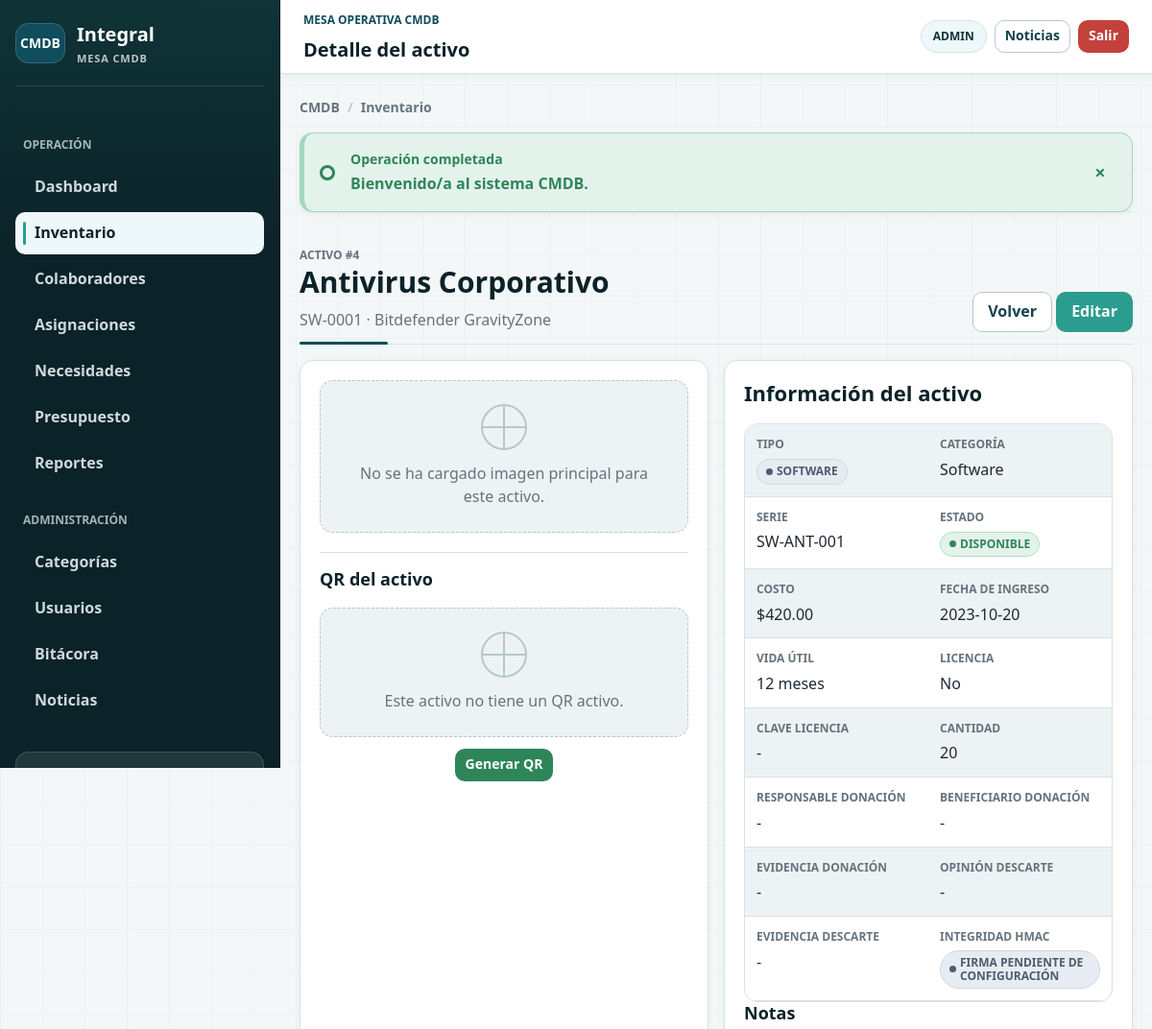
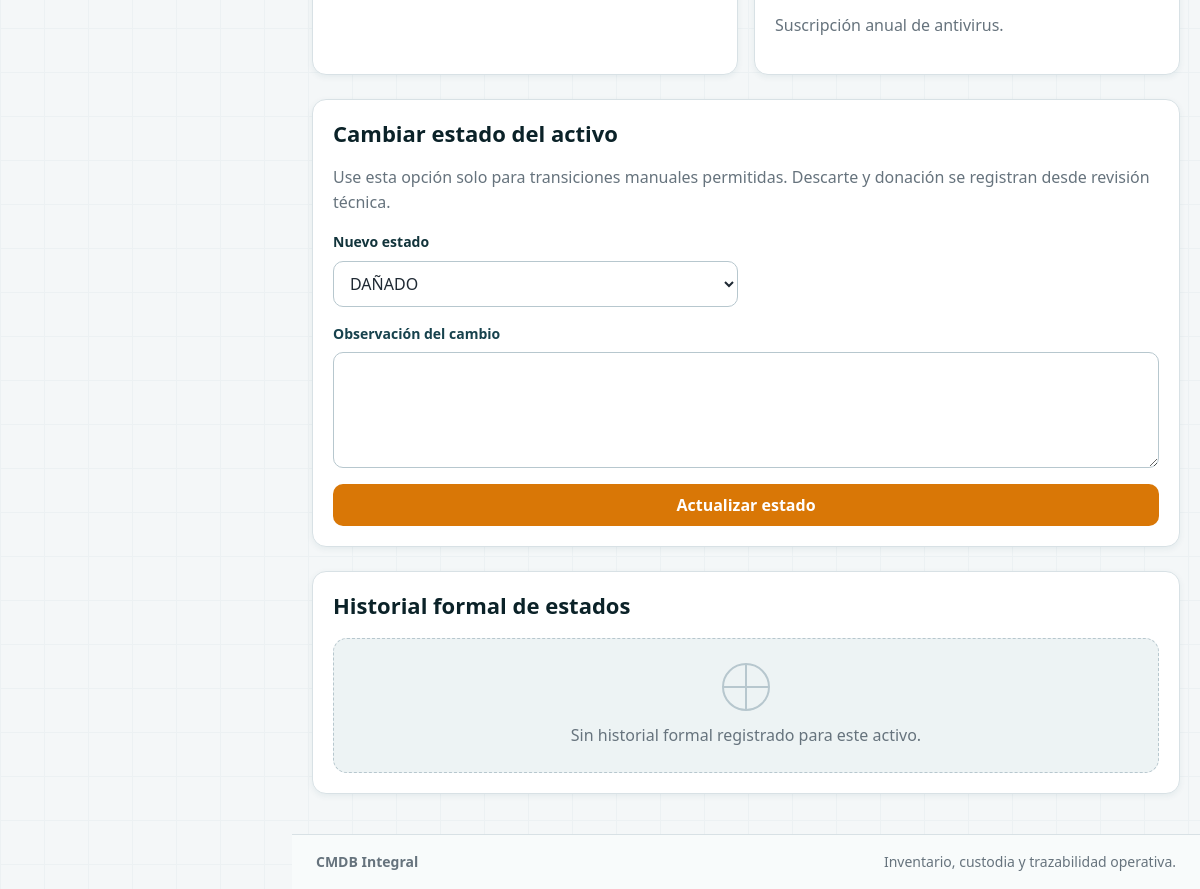
/CMDB_Semestral/public/inventory/detail?id=4 (signed in), run on the app's committed database (2 pictures, top to bottom).
### tables this page shows
CREATE TABLE `inventario` (
  `id` int UNSIGNED NOT NULL,
  `categoria_id` int UNSIGNED DEFAULT NULL,
  `codigo_activo` varchar(50) NOT NULL,
  `nombre` varchar(150) NOT NULL,
  `tipo_activo` enum('HARDWARE','SOFTWARE') NOT NULL,
  `subcategoria` varchar(100) DEFAULT NULL,
  `marca` varchar(100) DEFAULT NULL,
  `modelo` varchar(100) DEFAULT NULL,
  `serie` varchar(100) NOT NULL,
  `costo` decimal(12,2) NOT NULL DEFAULT '0.00',
  `fecha_ingreso` date NOT NULL,
  `vida_util_meses` smallint UNSIGNED NOT NULL DEFAULT '36',
  `estado` enum('DISPONIBLE','ASIGNADO','DEVOLUCION_REGISTRADA','REVISION_TECNICA','EN_REPARACION','DANADO','DESCARTE','DONADO','MANTENIMIENTO') NOT NULL DEFAULT 'DISPONIBLE',
  `imagen_principal` varchar(255) DEFAULT NULL,
  `thumbnail` varchar(255) DEFAULT NULL,
  `es_licencia` tinyint(1) NOT NULL DEFAULT '0',
  `clave_licencia` varchar(255) DEFAULT NULL,
  `clave_licencia_cifrada` longtext,
  `clave_licencia_hash` char(64) DEFAULT NULL,
  `clave_licencia_algoritmo` varchar(40) DEFAULT NULL,
  `clave_licencia_migrada_at` datetime DEFAULT NULL,
  `proveedor_licencia` varchar(160) DEFAULT NULL,
  `tipo_licencia` varchar(80) DEFAULT NULL,
  `fecha_adquisicion_licencia` date DEFAULT NULL,
  `url_licencia` varchar(255) DEFAULT NULL,
  `fecha_vencimiento_licencia` date DEFAULT NULL,
  `estado_licencia` enum('ACTIVA','INACTIVA','VENCIDA') NOT NULL DEFAULT 'ACTIVA',
  `observaciones_licencia` text,
  `cantidad` int UNSIGNED NOT NULL DEFAULT '1',
  `responsable_donacion` varchar(120) DEFAULT NULL,
  `beneficiario_donacion` varchar(160) DEFAULT NULL,
  `evidencia_donacion` varchar(255) DEFAULT NULL,
  `observacion_donacion` text,
  `fecha_donacion` date DEFAULT NULL,
  `valor_donacion` decimal(12,2) DEFAULT NULL,
  `autorizador_donacion_id` int UNSIGNED DEFAULT NULL,
  `observacion_tecnica_descarte` text,
  `evaluador_descarte_id` int UNSIGNED DEFAULT NULL,
  `responsable_descarte_id` int UNSIGNED DEFAULT NULL,
  `motivo_descarte` varchar(255) DEFAULT NULL,
  `fecha_evaluacion_descarte` date DEFAULT NULL,
  `evidencia_descarte` varchar(255) DEFAULT NULL,
  `notas` text,
  `firma_integridad` char(64) NOT NULL,
  `activo` tinyint(1) NOT NULL DEFAULT '1',
  `created_at` timestamp NOT NULL DEFAULT CURRENT_TIMESTAMP,
  `updated_at` timestamp NOT NULL DEFAULT CURRENT_TIMESTAMP ON UPDATE CURRENT_TIMESTAMP
);

CREATE TABLE `categorias` (
  `id` int UNSIGNED NOT NULL,
  `nombre` varchar(100) NOT NULL,
  `tipo` enum('HARDWARE','SOFTWARE') NOT NULL,
  `descripcion` varchar(255) DEFAULT NULL,
  `activo` tinyint(1) NOT NULL DEFAULT '1',
  `created_at` timestamp NOT NULL DEFAULT CURRENT_TIMESTAMP,
  `updated_at` timestamp NOT NULL DEFAULT CURRENT_TIMESTAMP ON UPDATE CURRENT_TIMESTAMP
);

### app/Views/inventory/detail.php (the view, shortened to what the rows shown need)
<section class="section-header">
    <div>
        <p class="eyebrow">Activo #<?= e($item['id']) ?></p>
        <h1><?= e($item['nombre']) ?></h1>
        <p><?= e($item['codigo_activo']) ?> · <?= e($item['marca']) ?> <?= e($item['modelo']) ?></p>
    </div>
</section>
<div class="grid grid-2">
    <section class="card">
        <h2>Información del activo</h2>
        <div class="detail-list">
            <div><strong>Tipo</strong><?= status_badge($item['tipo_activo']) ?></div>
            <div><strong>Categoría</strong><?= e($item['categoria_nombre'] ?? '-') ?></div>
            <div><strong>Serie</strong><?= e($item['serie']) ?></div>
            <div><strong>Estado</strong><?= status_badge($item['estado']) ?></div>
            <div><strong>Costo</strong>$<?= e(number_format((float)$item['costo'], 2)) ?></div>
            <div><strong>Fecha de ingreso</strong><?= e($item['fecha_ingreso']) ?></div>
            <div><strong>Vida útil</strong><?= e($item['vida_util_meses']) ?> meses</div>
            <div><strong>Licencia</strong><?= (int)$item['es_licencia'] ? 'Sí' : 'No' ?></div>
            <div>
                <strong>Clave licencia</strong>
                <?php if ((int) $item['es_licencia'] && ($licenseKeyMasked ?? '-') !== '-'): ?>
                    <?php if (!empty($licenseRevealed) && !empty($canRevealLicense) && !empty($licenseKeyDisplay)): ?>
                        <?= e($licenseKeyDisplay) ?>
                    <?php else: ?>
                        <?= e($licenseKeyMasked) ?>
                        <?php if (!empty($canRevealLicense)): ?>
                            <form method="post" action="<?= url('inventory/reveal-license') ?>" class="inline-form">
                                <?= csrf_field() ?>
                                <input type="hidden" name="id" value="<?= e($item['id']) ?>">
                                <button class="btn btn-light btn-small" data-confirm="Esta acción quedará registrada en bitácora. ¿Desea revelar la clave?" type="submit">Revelar clave</button>
                            </form>
                        <?php endif; ?>
                    <?php endif; ?>
                    <?php if (!empty($licenseKeyLegacyPlaintext)): ?>
                        <span class="small warning-text">Pendiente de migrar a cifrado.</span>
                    <?php elseif (!empty($licenseKeyEncrypted)): ?>
                        <span class="small muted">Cifrada.</span>
                    <?php endif; ?>
                <?php else: ?>
                    -
                <?php endif; ?>
            </div>
            <div><strong>Cantidad</strong><?= e($item['cantidad']) ?></div>
            <div><strong>Responsable donación</strong><?= e($item['responsable_donacion'] ?: '-') ?></div>
            <div><strong>Beneficiario donación</strong><?= e($item['beneficiario_donacion'] ?? '-') ?></div>
            <div><strong>Evidencia donación</strong><?= e($item['evidencia_donacion'] ?? '-') ?></div>
            <div><strong>Opinión descarte</strong><?= e($item['observacion_tecnica_descarte'] ?? '-') ?></div>
            <div><strong>Evidencia descarte</strong><?= e($item['evidencia_descarte'] ?? '-') ?></div>
            <div>
                <strong>Integridad HMAC</strong>
                <?php if (!empty($integrityConfigured)): ?>
                    <?= $item['integridad_valida'] ? status_badge('FIRMA VÁLIDA') : status_badge('ALERTA: FIRMA INVÁLIDA') ?>
                <?php else: ?>
                    <?= status_badge('FIRMA PENDIENTE DE CONFIGURACIÓN') ?>
                <?php endif; ?>
            </div>
        </div>
        <h3 class="mt-md">Notas</h3>
        <p class="muted"><?= nl2br(e($item['notas'] ?: 'Sin notas adicionales.')) ?></p>
    </section>
</div>
<?php if (\App\Core\Auth::can('inventory.manage')): ?>
<section class="card section-spaced">
    <h2>Cambiar estado del activo</h2>
    <?php $manualTransitions = \App\Core\InventoryStatus::manualTransitions((string) $item['estado']); ?>
    <?php if (!$manualTransitions): ?>
        <div class="no-data">Este estado no permite cambios manuales directos.</div>
    <?php else: ?>
    <form method="post" action="<?= url('inventory/status') ?>" class="form-grid">
        <div class="form-group">
            <label>Nuevo estado</label>
            <select name="estado">
                <?php foreach ($manualTransitions as $status): ?><option value="<?= e($status) ?>"><?= e(\App\Core\InventoryStatus::label($status)) ?></option><?php endforeach; ?>
            </select>
        </div>
        <div class="form-group full"><label>Observación del cambio</label><textarea name="observacion_estado"></textarea></div>
        <div class="form-group full"><button class="btn btn-warning" type="submit">Actualizar estado</button></div>
    </form>
    <?php endif; ?>
</section>
<?php endif; ?>
<section class="card section-spaced">
    <h2>Historial formal de estados</h2>
</section>

### app/Core/helpers.php (shortened to what the rows shown need)
<?php
function e(mixed $value): string
{
    return htmlspecialchars((string) $value, ENT_QUOTES, 'UTF-8');
}
function url(string $path = ''): string
{
    $base = rtrim((string) Config::get('app.base_path', ''), '/');
    $path = ltrim($path, '/');
    return $path === '' ? ($base ?: '/') : ($base . '/' . $path);
}
function status_badge(string $status): string
{
    $normalized = strtoupper($status);
    $class = match ($normalized) {
        'ACTIVO', 'ACTIVA', 'DISPONIBLE', 'ATENDIDA', 'PUBLICADA', 'APROBADA' => 'success',
        'ASIGNADO', 'EN_REVISION', 'EN_TRAMITE', 'MANTENIMIENTO', 'DEVOLUCION_REGISTRADA', 'REVISION_TECNICA', 'EN_REPARACION' => 'info',
        'DANADO', 'DESCARTE', 'BLOQUEADO', 'CANCELADA', 'DONADO', 'VENCIDA', 'RECHAZADA' => 'danger',
        'PENDIENTE', 'EN_ESPERA', 'INACTIVA' => 'warning',
        default => 'neutral'
    };
    $label = in_array($normalized, NeedStatus::values(), true)
        ? NeedStatus::label($status)
        : InventoryStatus::label($status);
    return '<span class="badge badge-' . $class . '">' . e($label) . '</span>';
}

### data on the page
inventario: id "4", nombre "Antivirus Corporativo", codigo_activo "SW-0001", marca "Bitdefender", modelo "GravityZone", tipo_activo "SOFTWARE DISPONIBLE", categoria.nombre "Software", serie "SW-ANT-001", costo "420.00", fecha_ingreso "2023-10-20", vida_util_meses "12", cantidad "20", responsable_donacion "-", beneficiario_donacion "-", evidencia_donacion "-", observacion_tecnica_descarte "-", evidencia_descarte "-", notas "Suscripción anual de antivirus.", estado "DAÑADO"

### other printed values
$navItem['label'] "Dashboard"
$navItem['label'] "Inventario"
$navItem['label'] "Colaboradores"
$navItem['label'] "Asignaciones"
$navItem['label'] "Necesidades"
$navItem['label'] "Presupuesto"
$navItem['label'] "Reportes"
$navItem['label'] "Categorías"
$navItem['label'] "Usuarios"
$navItem['label'] "Bitácora"
$navItem['label'] "Noticias"
$title "Detalle del activo"
$sessionUser['rol'] "ADMIN"
$success "Bienvenido/a al sistema CMDB."
$label "FIRMA PENDIENTE DE CONFIGURACIÓN"
